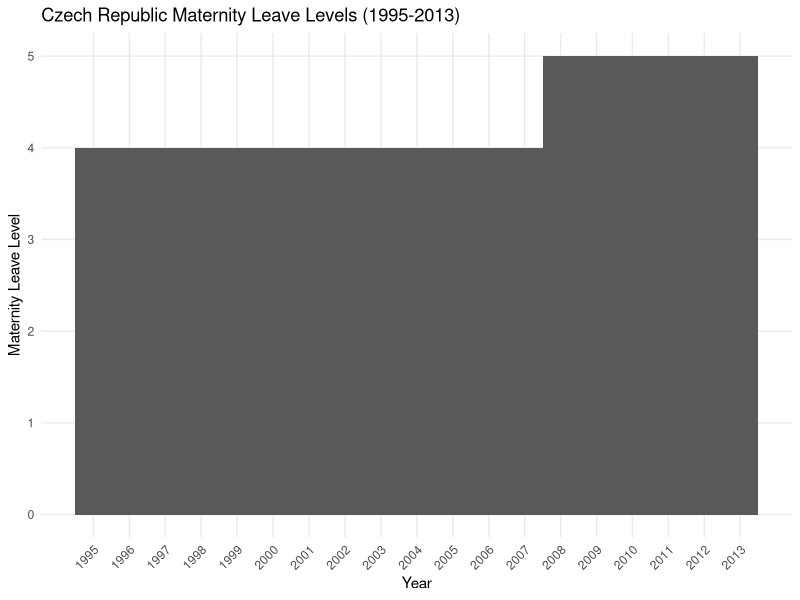

Here is the R script that generated this plot:
# Load required libraries
library(ggplot2)
library(dplyr)
library(readxl)

# Read the Excel file
data <- read_excel("data/WORLD-MACHE_Gender_6.8.15.xls")

# Filter data for Czech Republic and reshape
czech_data <- data %>%
    filter(country == "Czech Republic") %>%
    select(starts_with("matleave_")) %>%
    tidyr::pivot_longer(
        cols = everything(),
        names_to = "year",
        values_to = "level"
    ) %>%
    mutate(
        year = as.numeric(sub("matleave_", "", year)) + 
            ifelse(as.numeric(sub("matleave_", "", year)) < 95, 2000, 1900)
    )

# Create the plot
ggplot(czech_data, aes(x = year, y = level)) +
    geom_bar(stat = "identity", width = 1) +  # width = 1 removes gaps between bars
    scale_y_continuous(
        limits = c(0, 5),
        breaks = 0:5
    ) +
    scale_x_continuous(
        breaks = seq(1995, 2013, 1),
        labels = seq(1995, 2013, 1)
    ) +
    theme_minimal() +
    theme(
        axis.text.x = element_text(angle = 45, hjust = 1),
        panel.grid.minor = element_blank()
    ) +
    labs(
        title = "Czech Republic Maternity Leave Levels (1995-2013)",
        x = "Year",
        y = "Maternity Leave Level"
    )

